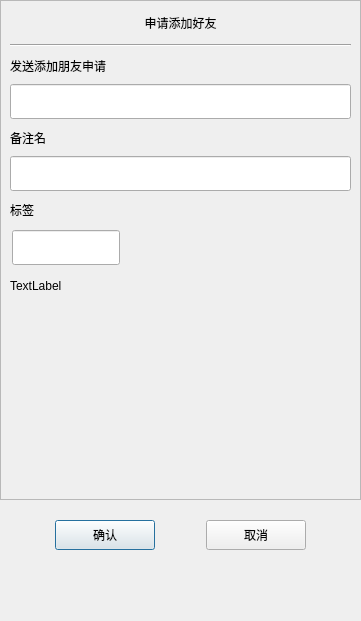
<?xml version="1.0" encoding="UTF-8"?>
<ui version="4.0">
    <class>ApplyFriend</class>
    <widget class="QDialog" name="ApplyFriend">
        <property name="geometry">
            <rect>
                <x>0</x>
                <y>0</y>
                <width>361</width>
                <height>621</height>
            </rect>
        </property>
        <property name="minimumSize">
            <size>
                <width>361</width>
                <height>621</height>
            </size>
        </property>
        <property name="maximumSize">
            <size>
                <width>361</width>
                <height>621</height>
            </size>
        </property>
        <property name="windowTitle">
            <string>Dialog</string>
        </property>
        <layout class="QVBoxLayout" name="verticalLayout">
            <property name="spacing">
                <number>0</number>
            </property>
            <property name="leftMargin">
                <number>0</number>
            </property>
            <property name="topMargin">
                <number>0</number>
            </property>
            <property name="rightMargin">
                <number>0</number>
            </property>
            <property name="bottomMargin">
                <number>0</number>
            </property>
            <item>
                <widget class="QScrollArea" name="scrollArea">
                    <property name="minimumSize">
                        <size>
                            <width>0</width>
                            <height>500</height>
                        </size>
                    </property>
                    <property name="widgetResizable">
                        <bool>true</bool>
                    </property>
                    <widget class="QWidget" name="scrollcontent">
                        <property name="geometry">
                            <rect>
                                <x>0</x>
                                <y>0</y>
                                <width>359</width>
                                <height>498</height>
                            </rect>
                        </property>
                        <layout class="QVBoxLayout" name="verticalLayout_6">
                            <property name="spacing">
                                <number>0</number>
                            </property>
                            <property name="leftMargin">
                                <number>0</number>
                            </property>
                            <property name="rightMargin">
                                <number>0</number>
                            </property>
                            <item>
                                <widget class="QLabel" name="apply_lb">
                                    <property name="minimumSize">
                                        <size>
                                            <width>0</width>
                                            <height>25</height>
                                        </size>
                                    </property>
                                    <property name="maximumSize">
                                        <size>
                                            <width>16777215</width>
                                            <height>25</height>
                                        </size>
                                    </property>
                                    <property name="text">
                                        <string>申请添加好友</string>
                                    </property>
                                    <property name="alignment">
                                        <set>Qt::AlignCenter</set>
                                    </property>
                                </widget>
                            </item>
                            <item>
                                <widget class="QWidget" name="apply_wid" native="true">
                                    <layout class="QVBoxLayout" name="verticalLayout_2">
                                        <item>
                                            <widget class="Line" name="h_line">
                                                <property name="orientation">
                                                    <enum>Qt::Horizontal</enum>
                                                </property>
                                            </widget>
                                        </item>
                                        <item>
                                            <widget class="QLabel" name="label">
                                                <property name="minimumSize">
                                                    <size>
                                                        <width>0</width>
                                                        <height>25</height>
                                                    </size>
                                                </property>
                                                <property name="maximumSize">
                                                    <size>
                                                        <width>16777215</width>
                                                        <height>25</height>
                                                    </size>
                                                </property>
                                                <property name="text">
                                                    <string>发送添加朋友申请</string>
                                                </property>
                                            </widget>
                                        </item>
                                        <item>
                                            <widget class="CustomizeEdit" name="name_ed">
                                                <property name="minimumSize">
                                                    <size>
                                                        <width>0</width>
                                                        <height>35</height>
                                                    </size>
                                                </property>
                                                <property name="maximumSize">
                                                    <size>
                                                        <width>16777215</width>
                                                        <height>35</height>
                                                    </size>
                                                </property>
                                            </widget>
                                        </item>
                                        <item>
                                            <widget class="QLabel" name="label_2">
                                                <property name="minimumSize">
                                                    <size>
                                                        <width>0</width>
                                                        <height>25</height>
                                                    </size>
                                                </property>
                                                <property name="maximumSize">
                                                    <size>
                                                        <width>16777215</width>
                                                        <height>25</height>
                                                    </size>
                                                </property>
                                                <property name="text">
                                                    <string>备注名</string>
                                                </property>
                                            </widget>
                                        </item>
                                        <item>
                                            <widget class="CustomizeEdit" name="back_ed">
                                                <property name="minimumSize">
                                                    <size>
                                                        <width>0</width>
                                                        <height>35</height>
                                                    </size>
                                                </property>
                                                <property name="maximumSize">
                                                    <size>
                                                        <width>16777215</width>
                                                        <height>35</height>
                                                    </size>
                                                </property>
                                            </widget>
                                        </item>
                                        <item>
                                            <widget class="QLabel" name="label_3">
                                                <property name="minimumSize">
                                                    <size>
                                                        <width>0</width>
                                                        <height>25</height>
                                                    </size>
                                                </property>
                                                <property name="maximumSize">
                                                    <size>
                                                        <width>16777215</width>
                                                        <height>25</height>
                                                    </size>
                                                </property>
                                                <property name="text">
                                                    <string>标签</string>
                                                </property>
                                            </widget>
                                        </item>
                                        <item>
                                            <widget class="QWidget" name="lb_group_wid" native="true">
                                                <property name="minimumSize">
                                                    <size>
                                                        <width>0</width>
                                                        <height>50</height>
                                                    </size>
                                                </property>
                                                <layout class="QVBoxLayout" name="verticalLayout_4">
                                                    <property name="spacing">
                                                        <number>0</number>
                                                    </property>
                                                    <property name="leftMargin">
                                                        <number>0</number>
                                                    </property>
                                                    <property name="topMargin">
                                                        <number>0</number>
                                                    </property>
                                                    <property name="rightMargin">
                                                        <number>0</number>
                                                    </property>
                                                    <property name="bottomMargin">
                                                        <number>0</number>
                                                    </property>
                                                    <item>
                                                        <widget class="QWidget" name="gridWidget" native="true">
                                                            <property name="minimumSize">
                                                                <size>
                                                                    <width>0</width>
                                                                    <height>40</height>
                                                                </size>
                                                            </property>
                                                            <property name="maximumSize">
                                                                <size>
                                                                    <width>16777215</width>
                                                                    <height>40</height>
                                                                </size>
                                                            </property>
                                                            <widget class="CustomizeEdit" name="lb_ed">
                                                                <property name="geometry">
                                                                    <rect>
                                                                        <x>2</x>
                                                                        <y>2</y>
                                                                        <width>108</width>
                                                                        <height>35</height>
                                                                    </rect>
                                                                </property>
                                                                <property name="minimumSize">
                                                                    <size>
                                                                        <width>0</width>
                                                                        <height>0</height>
                                                                    </size>
                                                                </property>
                                                                <property name="maximumSize">
                                                                    <size>
                                                                        <width>16777215</width>
                                                                        <height>35</height>
                                                                    </size>
                                                                </property>
                                                            </widget>
                                                        </widget>
                                                    </item>
                                                    <item>
                                                        <widget class="QWidget" name="input_tip_wid" native="true">
                                                            <property name="minimumSize">
                                                                <size>
                                                                    <width>0</width>
                                                                    <height>35</height>
                                                                </size>
                                                            </property>
                                                            <layout class="QVBoxLayout" name="verticalLayout_5">
                                                                <property name="spacing">
                                                                    <number>0</number>
                                                                </property>
                                                                <property name="leftMargin">
                                                                    <number>0</number>
                                                                </property>
                                                                <property name="topMargin">
                                                                    <number>0</number>
                                                                </property>
                                                                <property name="rightMargin">
                                                                    <number>0</number>
                                                                </property>
                                                                <property name="bottomMargin">
                                                                    <number>0</number>
                                                                </property>
                                                                <item>
                                                                    <widget class="ClickedOnceLabel" name="tip_lb">
                                                                        <property name="text">
                                                                            <string>TextLabel</string>
                                                                        </property>
                                                                        <property name="alignment">
                                                                            <set>Qt::AlignLeading|Qt::AlignLeft|Qt::AlignVCenter</set>
                                                                        </property>
                                                                    </widget>
                                                                </item>
                                                            </layout>
                                                        </widget>
                                                    </item>
                                                </layout>
                                            </widget>
                                        </item>
                                        <item>
                                            <widget class="QWidget" name="widget" native="true">
                                                <property name="minimumSize">
                                                    <size>
                                                        <width>0</width>
                                                        <height>60</height>
                                                    </size>
                                                </property>
                                                <property name="maximumSize">
                                                    <size>
                                                        <width>16777215</width>
                                                        <height>16777215</height>
                                                    </size>
                                                </property>
                                                <layout class="QHBoxLayout" name="horizontalLayout">
                                                    <property name="leftMargin">
                                                        <number>0</number>
                                                    </property>
                                                    <property name="topMargin">
                                                        <number>0</number>
                                                    </property>
                                                    <property name="rightMargin">
                                                        <number>0</number>
                                                    </property>
                                                    <property name="bottomMargin">
                                                        <number>0</number>
                                                    </property>
                                                    <item>
                                                        <widget class="QWidget" name="lb_list" native="true">
                                                            <property name="minimumSize">
                                                                <size>
                                                                    <width>287</width>
                                                                    <height>50</height>
                                                                </size>
                                                            </property>
                                                            <property name="maximumSize">
                                                                <size>
                                                                    <width>287</width>
                                                                    <height>16777215</height>
                                                                </size>
                                                            </property>
                                                        </widget>
                                                    </item>
                                                    <item>
                                                        <widget class="QWidget" name="more_lb_wid" native="true">
                                                            <property name="minimumSize">
                                                                <size>
                                                                    <width>30</width>
                                                                    <height>0</height>
                                                                </size>
                                                            </property>
                                                            <property name="maximumSize">
                                                                <size>
                                                                    <width>30</width>
                                                                    <height>16777215</height>
                                                                </size>
                                                            </property>
                                                            <layout class="QVBoxLayout" name="verticalLayout_3">
                                                                <property name="leftMargin">
                                                                    <number>2</number>
                                                                </property>
                                                                <property name="topMargin">
                                                                    <number>2</number>
                                                                </property>
                                                                <property name="rightMargin">
                                                                    <number>2</number>
                                                                </property>
                                                                <property name="bottomMargin">
                                                                    <number>2</number>
                                                                </property>
                                                                <item>
                                                                    <spacer name="verticalSpacer_2">
                                                                        <property name="orientation">
                                                                            <enum>Qt::Vertical</enum>
                                                                        </property>
                                                                        <property name="sizeHint" stdset="0">
                                                                            <size>
                                                                                <width>20</width>
                                                                                <height>40</height>
                                                                            </size>
                                                                        </property>
                                                                    </spacer>
                                                                </item>
                                                                <item>
                                                                    <widget class="ClickedOnceLabel" name="more_lb">
                                                                        <property name="minimumSize">
                                                                            <size>
                                                                                <width>25</width>
                                                                                <height>25</height>
                                                                            </size>
                                                                        </property>
                                                                        <property name="maximumSize">
                                                                            <size>
                                                                                <width>25</width>
                                                                                <height>25</height>
                                                                            </size>
                                                                        </property>
                                                                        <property name="text">
                                                                            <string/>
                                                                        </property>
                                                                    </widget>
                                                                </item>
                                                                <item>
                                                                    <spacer name="verticalSpacer_4">
                                                                        <property name="orientation">
                                                                            <enum>Qt::Vertical</enum>
                                                                        </property>
                                                                        <property name="sizeType">
                                                                            <enum>QSizePolicy::Fixed</enum>
                                                                        </property>
                                                                        <property name="sizeHint" stdset="0">
                                                                            <size>
                                                                                <width>20</width>
                                                                                <height>60</height>
                                                                            </size>
                                                                        </property>
                                                                    </spacer>
                                                                </item>
                                                            </layout>
                                                        </widget>
                                                    </item>
                                                </layout>
                                            </widget>
                                        </item>
                                    </layout>
                                </widget>
                            </item>
                        </layout>
                    </widget>
                </widget>
            </item>
            <item>
                <spacer name="verticalSpacer_3">
                    <property name="orientation">
                        <enum>Qt::Vertical</enum>
                    </property>
                    <property name="sizeType">
                        <enum>QSizePolicy::Fixed</enum>
                    </property>
                    <property name="sizeHint" stdset="0">
                        <size>
                            <width>20</width>
                            <height>10</height>
                        </size>
                    </property>
                </spacer>
            </item>
            <item>
                <widget class="QWidget" name="apply_sure_wid" native="true">
                    <property name="minimumSize">
                        <size>
                            <width>0</width>
                            <height>50</height>
                        </size>
                    </property>
                    <layout class="QHBoxLayout" name="horizontalLayout_2">
                        <item>
                            <spacer name="horizontalSpacer">
                                <property name="orientation">
                                    <enum>Qt::Horizontal</enum>
                                </property>
                                <property name="sizeHint" stdset="0">
                                    <size>
                                        <width>39</width>
                                        <height>20</height>
                                    </size>
                                </property>
                            </spacer>
                        </item>
                        <item>
                            <widget class="ClickedBtn" name="sure_btn">
                                <property name="minimumSize">
                                    <size>
                                        <width>100</width>
                                        <height>30</height>
                                    </size>
                                </property>
                                <property name="maximumSize">
                                    <size>
                                        <width>100</width>
                                        <height>30</height>
                                    </size>
                                </property>
                                <property name="text">
                                    <string>确认</string>
                                </property>
                            </widget>
                        </item>
                        <item>
                            <spacer name="horizontalSpacer_3">
                                <property name="orientation">
                                    <enum>Qt::Horizontal</enum>
                                </property>
                                <property name="sizeHint" stdset="0">
                                    <size>
                                        <width>40</width>
                                        <height>20</height>
                                    </size>
                                </property>
                            </spacer>
                        </item>
                        <item>
                            <widget class="ClickedBtn" name="cancel_btn">
                                <property name="minimumSize">
                                    <size>
                                        <width>100</width>
                                        <height>30</height>
                                    </size>
                                </property>
                                <property name="text">
                                    <string>取消</string>
                                </property>
                            </widget>
                        </item>
                        <item>
                            <spacer name="horizontalSpacer_2">
                                <property name="orientation">
                                    <enum>Qt::Horizontal</enum>
                                </property>
                                <property name="sizeHint" stdset="0">
                                    <size>
                                        <width>40</width>
                                        <height>20</height>
                                    </size>
                                </property>
                            </spacer>
                        </item>
                    </layout>
                </widget>
            </item>
            <item>
                <spacer name="verticalSpacer">
                    <property name="orientation">
                        <enum>Qt::Vertical</enum>
                    </property>
                    <property name="sizeHint" stdset="0">
                        <size>
                            <width>20</width>
                            <height>40</height>
                        </size>
                    </property>
                </spacer>
            </item>
        </layout>
    </widget>
    <customwidgets>
        <customwidget>
            <class>CustomizeEdit</class>
            <extends>QLineEdit</extends>
            <header>customizeedit.h</header>
        </customwidget>
        <customwidget>
            <class>ClickedBtn</class>
            <extends>QPushButton</extends>
            <header>clickedbtn.h</header>
        </customwidget>
        <customwidget>
            <class>ClickedOnceLabel</class>
            <extends>QLabel</extends>
            <header>clickedoncelabel.h</header>
        </customwidget>
    </customwidgets>
    <resources/>
    <connections/>
</ui>
